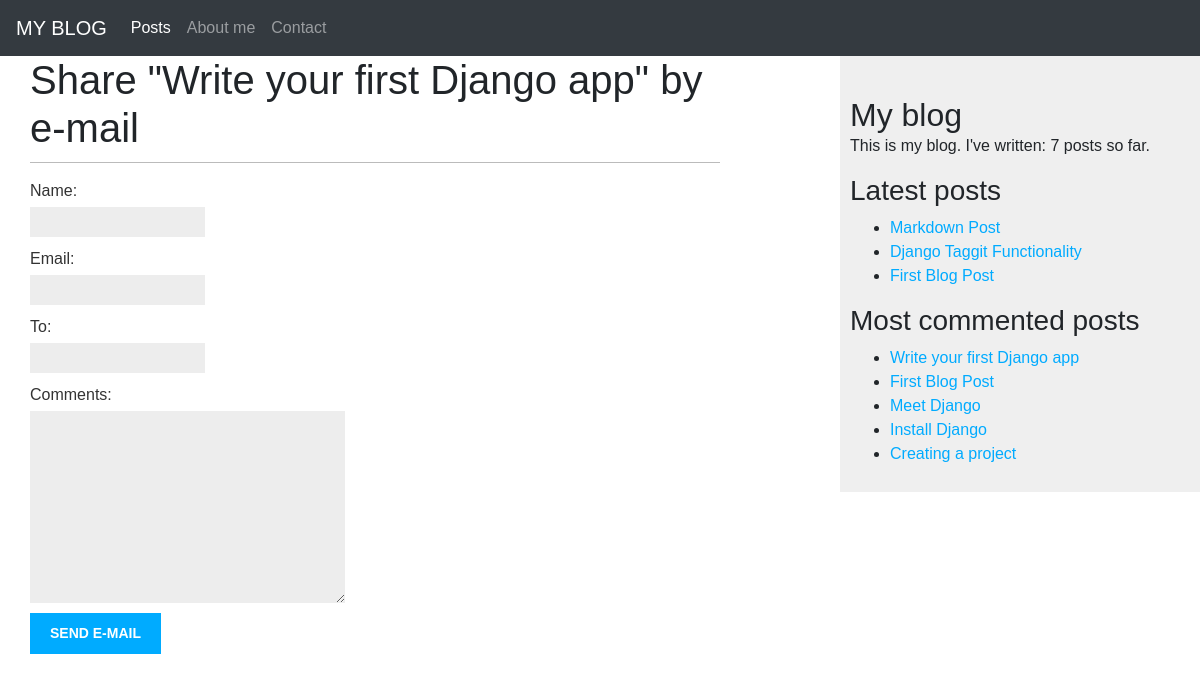
/myblog/3/share, run on the app's committed database.
### myblog/models.py (models this page shows, shortened)
class Post(models.Model):
    objects = models.Manager()
    published = PublishedManager()
    STATUS_CHOICES = (
        ('draft', 'Draft'),
        ('published', 'Published'),
    )
    title = models.CharField(max_length=250)
    slug = models.SlugField(max_length=250, unique_for_date='publish')
    author = models.ForeignKey(User, on_delete=models.CASCADE, related_name='blog_post')
    body = models.TextField()
    publish = models.DateTimeField(default=timezone.now)
    created = models.DateTimeField(auto_now_add=True)
    updated = models.DateTimeField(auto_now=True)
    status = models.CharField(max_length=10, choices=STATUS_CHOICES, default='draft')
    tags = TaggableManager()
    class Meta:
        ordering = ('-publish',)
    def get_absolute_url(self):
        return reverse('myblog:single_post',
                       args=[self.publish.year,
                             self.publish.month,
                             self.publish.day,
                             self.slug]
                       )

### myblog/views.py (the view)
# urls.py: path('<int:post_id>/share', views.PostShare, name='post_share'),
def PostShare(request, post_id):
    post = get_object_or_404(Post, id=post_id, status='published')
    sent = False
    if request.method == 'POST':
        form = EmailPostForm(request.POST)
        if form.is_valid():
            cleaned_data = form.cleaned_data
            post_url = request.build_absolute_uri(post.get_absolute_url())
            subject = f"{cleaned_data['name']} recommends you to read " \
                      f"{post.title}"
            message = f"Read {post.title} at {post_url}\n\n" \
                      f"{cleaned_data['name']}\'s comments: {cleaned_data['comments']}"
            send_mail(subject, message, 'djangoproject20@gmail.com', [cleaned_data['to']])
            sent = True
    else:
        form = EmailPostForm
    return render(request, 'blog/post/share.html', {'post': post, 'form': form, 'sent': sent})

### myblog/models.py (called while the page is built)
    def get_queryset(self):
        return super(PublishedManager, self).get_queryset().filter(status='published')

### myblog/templatetags/blog_tags.py (called while the page is built)
@register.simple_tag
def total_posts():
    return Post.published.count()

@register.inclusion_tag('blog/post/latest_posts.html')
def show_latest_posts(count=5):
    latest_posts = Post.published.order_by('-publish')[:count]
    return {'latest_posts': latest_posts}

@register.simple_tag
def get_most_commented_posts(count=5):
    return Post.published.annotate(total_comments=Count('comments'))\
                        .order_by('-total_comments')[:count]

### myblog/templates/blog/post/share.html (shortened to what this page needs)
{% extends "blog/base.html" %}
{% block content %}
   {% if sent %}
        <h1>E-mail successfully sent</h1>
            <p>
                "{{ post.title }}" was successfully sent to {{ form.cleaned_data.to }}
            </p>
   {% else %}
        <h1>Share "{{ post.title }}" by e-mail </h1>
        <form method="post">
            {{ form.as_p }}
            <input type="submit" value="Send e-mail">
        </form>
   {% endif %}
{% endblock content %}

### myblog/templates/blog/base.html (shortened to what this page needs)
{% load blog_tags %}
{% load static %}
<!DOCTYPE html>
<html lang="en">
<head>
    <link rel="stylesheet" href="{% static 'css/bootstrap.min.css' %}">
    <link rel="stylesheet" href="{% static 'css/style.css' %}">
</head>
<body>
    {% include 'blog/navbar.html' %}
    <div id="content">
        {% block content %}
        {% endblock content %}
    </div>
    <div id="sidebar">
        <h2>My blog</h2>
        <p>This is my blog. I've written: {% total_posts %} posts so far.</p>
        <h3>Latest posts</h3>
        {% show_latest_posts 3 %}
        <h3>Most commented posts</h3>
        {% get_most_commented_posts as most_commented_posts %}
        <ul>
            {%  for post in most_commented_posts %}
                <li>
                    <a href="{{ post.get_absolute_url }}">{{ post.title }}</a>
                </li>
            {% endfor %}
        </ul>
    </div>
</body>
</html>

### myblog/templates/blog/post/latest_posts.html
<ul>
    {%  for post in latest_posts %}
        <li>
            <a href="{{ post.get_absolute_url }}">{{ post.title }}</a>
        </li>
    {% endfor %}
</ul>

### static/css/style.css (style rules this page uses)
body { margin:0; padding:0; font-family:helvetica, sans-serif; }
a { color:#00abff; text-decoration:none; }
h1 { font-weight:normal; border-bottom:1px solid #bbb; padding:0 0 10px 0; }
h2 { font-weight:normal; margin:30px 0 0; }
#content { float:left; width:60%; padding:0 0 0 30px; }
#sidebar { float:right; width:30%; padding:10px; background:#efefef; height:100%; }
label { float:left; clear:both; color:#333; margin-bottom:4px; }
input, textarea { clear:both; float:left; margin:0 0 10px; background:#ededed; border:0; padding:6px 10px; font-size:12px; }
input[type=submit] { font-weight:bold; background:#00abff; color:#fff; padding:10px 20px; font-size:14px; text-transform:uppercase; }

### data on the page
Post: title "Write your first Django app"
Post: title "Markdown Post"
Post: title "Django Taggit Functionality"
Post: title "First Blog Post"
Post: title "Meet Django"
Post: title "Install Django"
Post: title "Creating a project"
